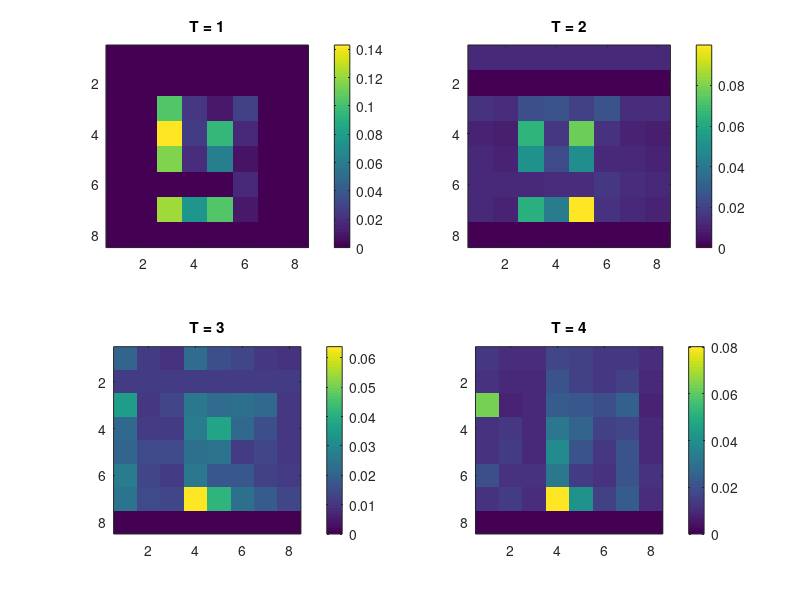
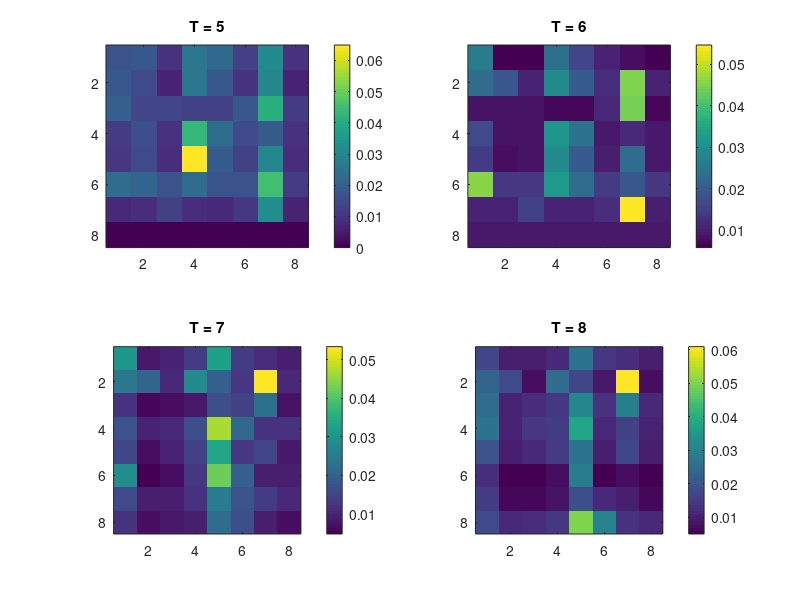
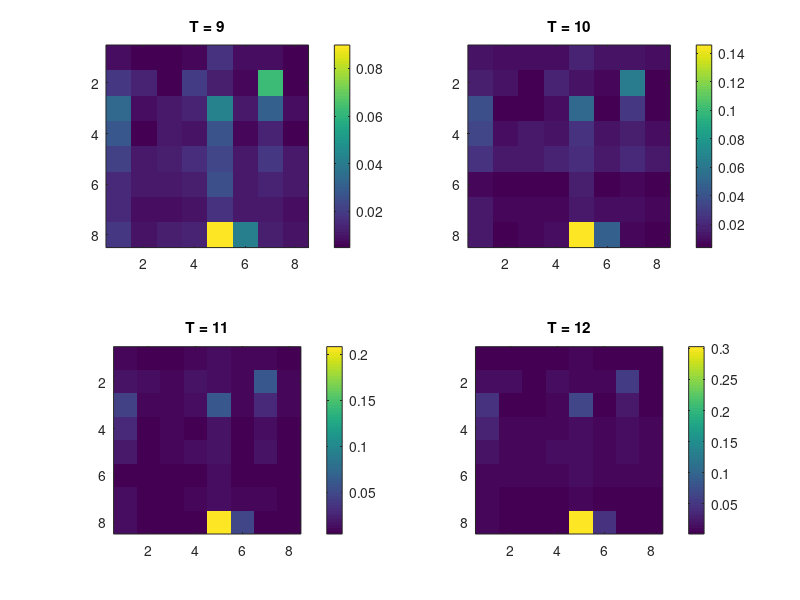
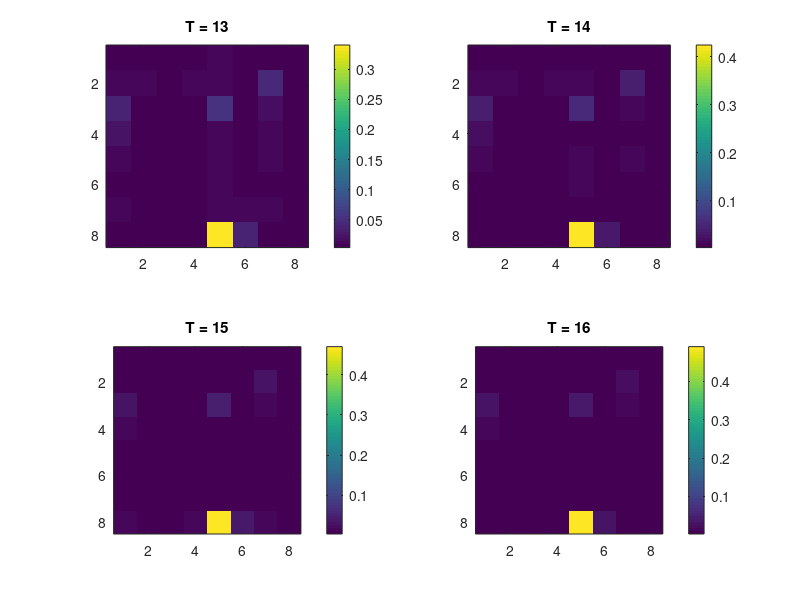

Write the MATLAB code that produced these figures, in order. (Note: this script raises an error after producing the figures.)
%testing the result-A of MCMC method.
load FirstHalfTest.mat

T = size(A,3);
D=size(A,2);
totalNUm = D*D;

% for k = 1:T
%     threshold = max(max(A(:,:,k)));
%     for i = 1:D
%         for j = 1:D
%             if ( A(i,j,k) < threshold )
%                 A(i,j,k) = 0;
%             end
%         end
%     end
% end


A_New = A(:,:,2:T);

% Visualize the infectivity matrix (the adjacent matrix of Granger causality graph)
q=1;
while(1)
    figure
    subplot(221)        
    imagesc(A_New(:,:,q))
    title(sprintf('T = %d',q));
    axis square
    colorbar

    subplot(222)         
    imagesc(A_New(:,:,q+1))
    title(sprintf('T = %d',q+1));
    colorbar
    axis square

    subplot(223)        
    imagesc(A_New(:,:,q+2))
    title(sprintf('T = %d',q+2));
    colorbar
    axis square

    subplot(224)        
    imagesc(A_New(:,:,q+3))
    title(sprintf('T = %d',q+3));
    colorbar
    axis square

    
    q = q+4;
    if (q > T)
       break; 
    end
end